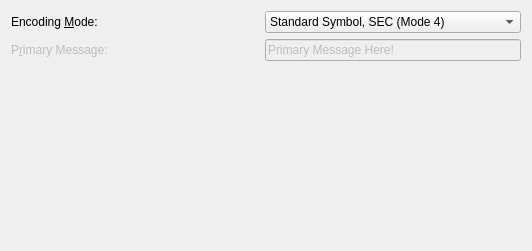
<?xml version="1.0" encoding="UTF-8"?>
<ui version="4.0">
 <class>grpMicroPDF</class>
 <widget class="QWidget" name="grpMicroPDF">
  <property name="geometry">
   <rect>
    <x>0</x>
    <y>0</y>
    <width>532</width>
    <height>251</height>
   </rect>
  </property>
  <property name="maximumSize">
   <size>
    <width>600</width>
    <height>16777215</height>
   </size>
  </property>
  <property name="windowTitle">
   <string>Form</string>
  </property>
  <layout class="QVBoxLayout" name="verticalLayout">
   <item>
    <layout class="QGridLayout" name="gridLayout">
     <item row="0" column="0">
      <widget class="QLabel" name="lblMaxiMode">
       <property name="text">
        <string>Encoding &amp;Mode:</string>
       </property>
       <property name="alignment">
        <set>Qt::AlignLeading|Qt::AlignLeft|Qt::AlignVCenter</set>
       </property>
       <property name="buddy">
        <cstring>cmbMaxiMode</cstring>
       </property>
      </widget>
     </item>
     <item row="1" column="0">
      <widget class="QLabel" name="lblMaxiPrimary">
       <property name="enabled">
        <bool>false</bool>
       </property>
       <property name="text">
        <string>P&amp;rimary Message:</string>
       </property>
       <property name="alignment">
        <set>Qt::AlignLeading|Qt::AlignLeft|Qt::AlignVCenter</set>
       </property>
       <property name="buddy">
        <cstring>txtMaxiPrimary</cstring>
       </property>
      </widget>
     </item>
     <item row="0" column="1">
      <widget class="QComboBox" name="cmbMaxiMode">
       <property name="sizePolicy">
        <sizepolicy hsizetype="Preferred" vsizetype="Fixed">
         <horstretch>0</horstretch>
         <verstretch>0</verstretch>
        </sizepolicy>
       </property>
       <property name="currentIndex">
        <number>1</number>
       </property>
       <item>
        <property name="text">
         <string>Structured Carrier Message (Mode 2 or 3)</string>
        </property>
       </item>
       <item>
        <property name="text">
         <string>Standard Symbol, SEC (Mode 4)</string>
        </property>
       </item>
       <item>
        <property name="text">
         <string>Full ECC Symbol (Mode 5)</string>
        </property>
       </item>
       <item>
        <property name="text">
         <string>Reader Program, SEC (Mode 6)</string>
        </property>
       </item>
      </widget>
     </item>
     <item row="1" column="1">
      <widget class="QLineEdit" name="txtMaxiPrimary">
       <property name="enabled">
        <bool>false</bool>
       </property>
       <property name="sizePolicy">
        <sizepolicy hsizetype="Preferred" vsizetype="Fixed">
         <horstretch>0</horstretch>
         <verstretch>0</verstretch>
        </sizepolicy>
       </property>
       <property name="text">
        <string>Primary Message Here!</string>
       </property>
      </widget>
     </item>
    </layout>
   </item>
   <item>
    <spacer name="verticalSpacer">
     <property name="orientation">
      <enum>Qt::Vertical</enum>
     </property>
     <property name="sizeHint" stdset="0">
      <size>
       <width>20</width>
       <height>40</height>
      </size>
     </property>
    </spacer>
   </item>
  </layout>
 </widget>
 <resources/>
 <connections/>
</ui>
